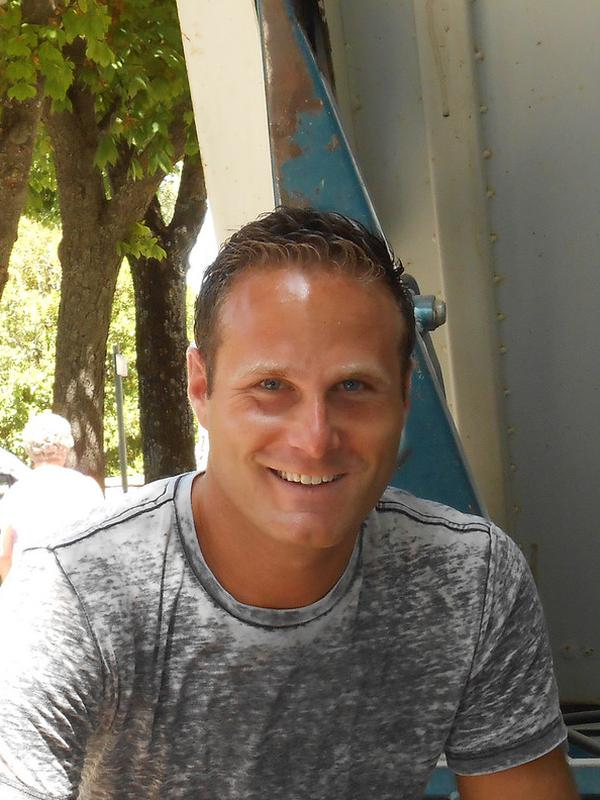
%> input picture dataset1/1803241220-00000379.jpg, 600 x 800 px
$ octave rgb_hsv_threshold.m   (GNU Octave 9; MATLAB toolbox functions it lacks are replaced by stand-ins)
%> lines starting %> are read from the running program, lines starting %| are printed output that depends on the picture; in (x1, y1, x2, y2) boxes, pixels count from 0 and x2, y2 are one past the last pixel; in counts of white or black regions, pixels touching at a corner belong together; the program's own positions count from 1
clc; close all; clear;

% List of image filenames
% imageFiles = {'photo_5.jpg', 'photo_10.jpg', '1803191139-00001033.jpg', '1803191139-00000036.jpg'};
imageFiles = {'1803241220-00000379.jpg', '1803241220-00000455.jpg', '1803242348-00000223.jpg', '1803242348-00000303.jpg'};

% Parameters for hue thresholding (adjust these values as needed)
hueLower = 0.01; % Lower bound of hue for skin
hueUpper = 0.1;  % Upper bound of hue for skin

for i = 1:length(imageFiles)
    % Read the image
    img = imread(imageFiles{i});
%> img is the input picture: size 800x600x3 uint8; mean R, G, B 119.9, 110.2, 92.7
    imgHSV = rgb2hsv(img);
%> imgHSV: size 800x600x3 double; mean H, S, V 0.133, 0.257, 0.476

    % Step 1: Apply Hue-based Thresholding
    hue = imgHSV(:,:,1);
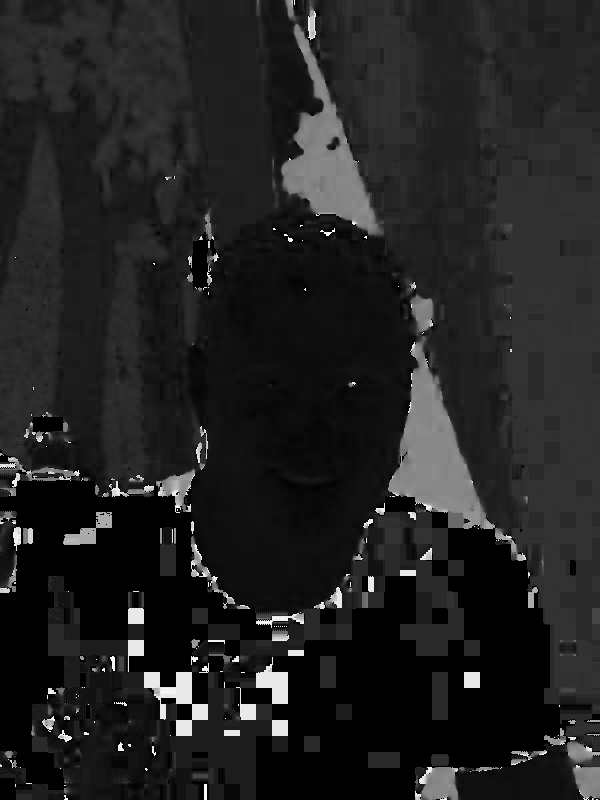
%> hue: size 800x600 double; min 0, max 0.996, mean 0.133
    hueMask = (hue >= hueLower) & (hue <= hueUpper);
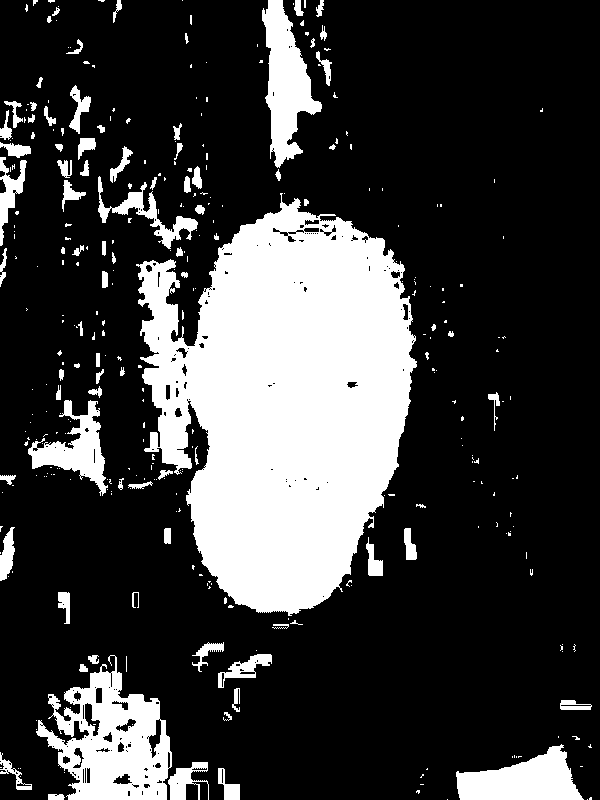
%> hueMask: size 800x600 logical; 23.7% white; 342 white regions (254 under 20 px), largest, box (x1, y1, x2, y2) and area: (136, 193, 417, 616) 77917, (36, 655, 172, 800) 10296, (262, 0, 322, 168) 5010

    % Step 2: Identify the Regions and Calculate RGB Thresholds
    maskedImg = img .* uint8(repmat(hueMask, [1, 1, 3]));

    % Get the pixels from the original RGB image that fall within the mask
    skinPixelsR = img(:,:,1);
    skinPixelsG = img(:,:,2);
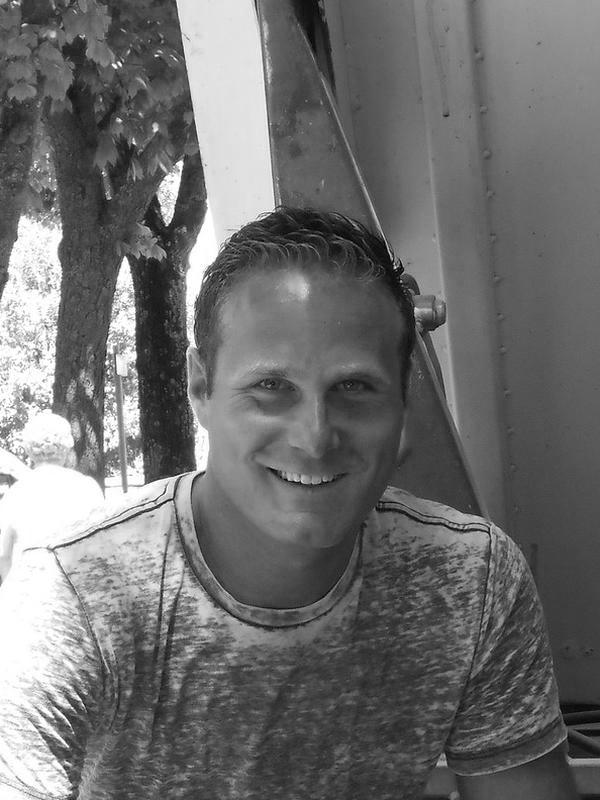
%> skinPixelsG: size 800x600 uint8; min 0, max 255, mean 110.2
    skinPixelsB = img(:,:,3);
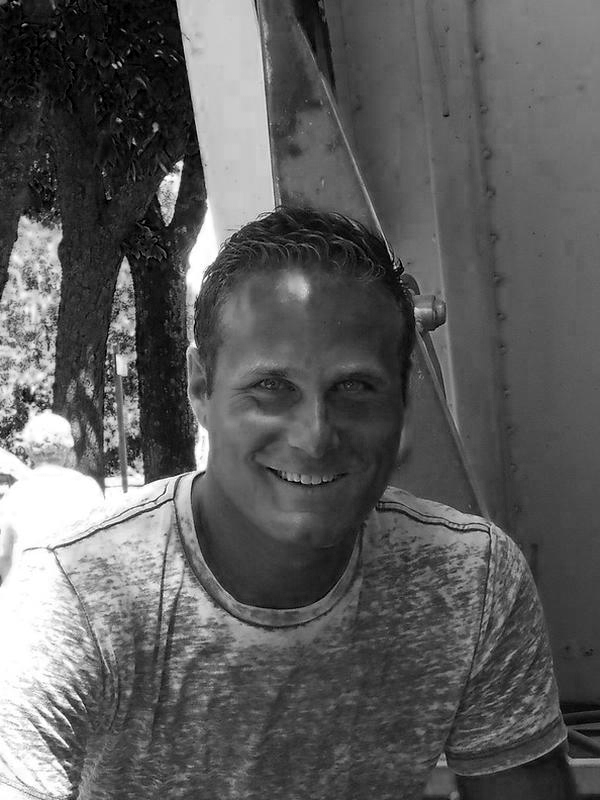
%> skinPixelsB: size 800x600 uint8; min 0, max 255, mean 92.7

    % Only keep values within the hue mask for calculating thresholds
    skinPixelsR = double(skinPixelsR(hueMask));
    skinPixelsG = double(skinPixelsG(hueMask));
    skinPixelsB = double(skinPixelsB(hueMask));

    % Calculate mean and standard deviation of each RGB channel
    meanR = mean(skinPixelsR); stdR = std(skinPixelsR);
%> after `meanR = mean(skinPixelsR)`: meanR = 127.1
%> after `stdR = std(skinPixelsR)`: stdR = 51.46
    meanG = mean(skinPixelsG); stdG = std(skinPixelsG);
%> after `meanG = mean(skinPixelsG)`: meanG = 89.87
%> after `stdG = std(skinPixelsG)`: stdG = 40.09
    meanB = mean(skinPixelsB); stdB = std(skinPixelsB);
%> after `meanB = mean(skinPixelsB)`: meanB = 68.69
%> after `stdB = std(skinPixelsB)`: stdB = 38.46

    % Define RGB thresholds based on the mean ± standard deviation
    rMin = meanR - stdR; rMax = meanR + stdR;
%> after `rMin = meanR - stdR`: rMin = 75.64
%> after `rMax = meanR + stdR`: rMax = 178.6
    gMin = meanG - stdG; gMax = meanG + stdG;
%> after `gMin = meanG - stdG`: gMin = 49.78
%> after `gMax = meanG + stdG`: gMax = 130
    bMin = meanB - stdB; bMax = meanB + stdB;
%> after `bMin = meanB - stdB`: bMin = 30.24
%> after `bMax = meanB + stdB`: bMax = 107.1

    % Step 3: Apply Global RGB Thresholding
    redMask = (img(:,:,1) >= rMin) & (img(:,:,1) <= rMax);
%> redMask: size 800x600 logical; 55.7% white; 1527 black regions (1422 under 20 px), largest, box (x1, y1, x2, y2) and area: (0, 0, 600, 800) 184129, (60, 34, 131, 232) 5533, (116, 614, 198, 773) 4090
    greenMask = (img(:,:,2) >= gMin) & (img(:,:,2) <= gMax);
%> greenMask: size 800x600 logical; 69.2% white; 1836 black regions (1701 under 20 px), largest, box (x1, y1, x2, y2) and area: (0, 0, 319, 800) 99892, (483, 0, 600, 114) 10197, (255, 148, 460, 435) 9465
    blueMask = (img(:,:,3) >= bMin) & (img(:,:,3) <= bMax);
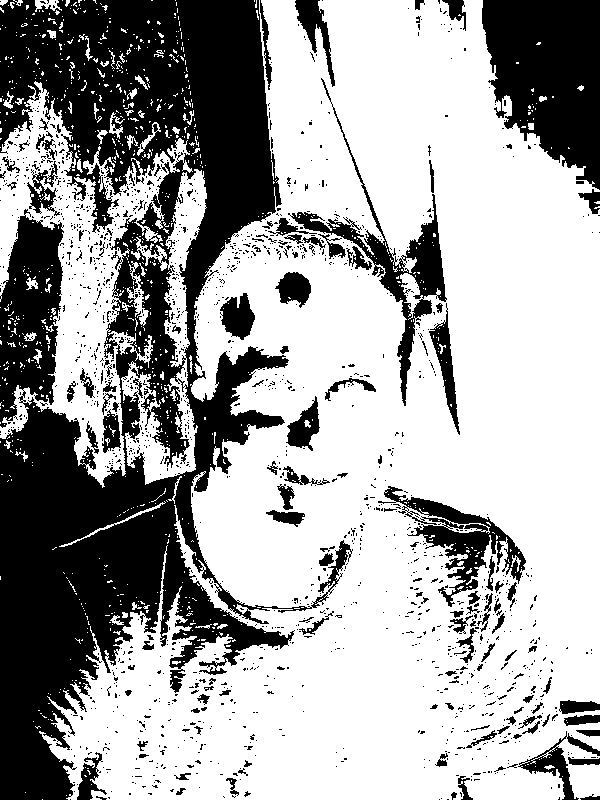
%> blueMask: size 800x600 logical; 64.5% white; 1592 black regions (1453 under 20 px), largest, box (x1, y1, x2, y2) and area: (0, 0, 353, 800) 121756, (482, 0, 600, 190) 16053, (288, 78, 447, 406) 5689
    rgbMask = redMask & greenMask & blueMask;
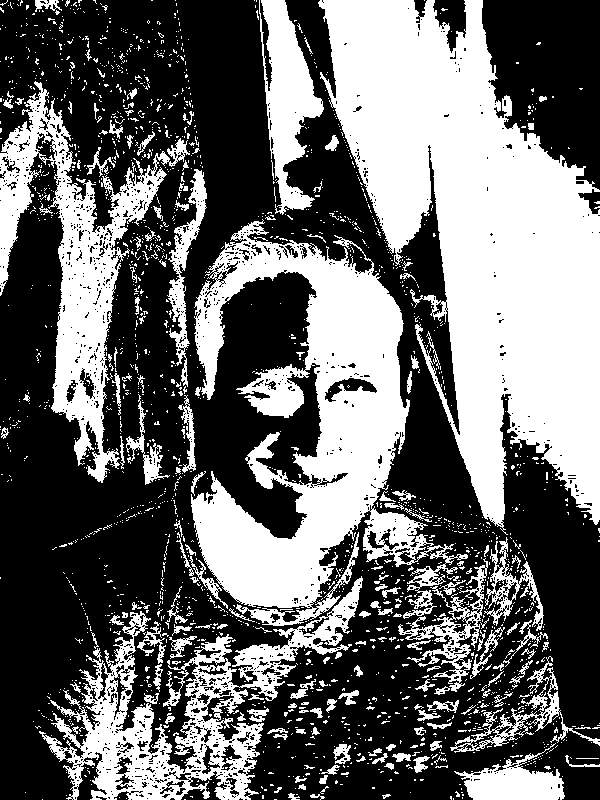
%> rgbMask: size 800x600 logical; 41% white; 2057 white regions (1879 under 20 px), largest, box (x1, y1, x2, y2) and area: (318, 0, 600, 535) 78532, (191, 219, 468, 626) 44946, (39, 576, 363, 800) 18919

    % Step 4: Final Skin Mask Combining Hue and RGB Thresholds
    finalSkinMask = hueMask & rgbMask;
%> finalSkinMask: size 800x600 logical; 13.4% white; 655 white regions (568 under 20 px), largest, box (x1, y1, x2, y2) and area: (191, 219, 410, 608) 40292, (71, 663, 172, 800) 5727, (263, 0, 322, 168) 4825

    % Step 5: Morphological Operations to Refine the Mask
    % Fill holes in the mask
    refinedMask = imfill(finalSkinMask, 'holes');
%> refinedMask: size 800x600 logical; 14.1% white; 647 white regions (559 under 20 px), largest, box (x1, y1, x2, y2) and area: (191, 219, 410, 608) 42228, (71, 663, 172, 800) 6759, (263, 0, 322, 168) 4839
    % Remove small objects (noise)
    refinedMask = bwareaopen(refinedMask, 300); % Minimum pixel area can be adjusted
    % Smooth edges using morphological closing
    se = strel('disk', 5); % Structuring element, can be adjusted
    refinedMask = imclose(refinedMask, se);
%> refinedMask: size 800x600 logical; 13.5% white; 7 white regions, largest, box (x1, y1, x2, y2) and area: (191, 219, 410, 608) 44291, (39, 663, 206, 800) 9808, (263, 0, 322, 168) 4966

    % Step 6: Display the Results
    figure;
    subplot(1, 3, 1); imshow(img); title('Original Image');
    subplot(1, 3, 2); imshow(finalSkinMask); title('Before Morphological Operations');
    subplot(1, 3, 3); imshow(refinedMask); title('After Morphological Operations');

    % Optional: Apply final refined mask to the image for visualization
    segmentedSkin = img .* uint8(repmat(refinedMask, [1, 1, 3]));
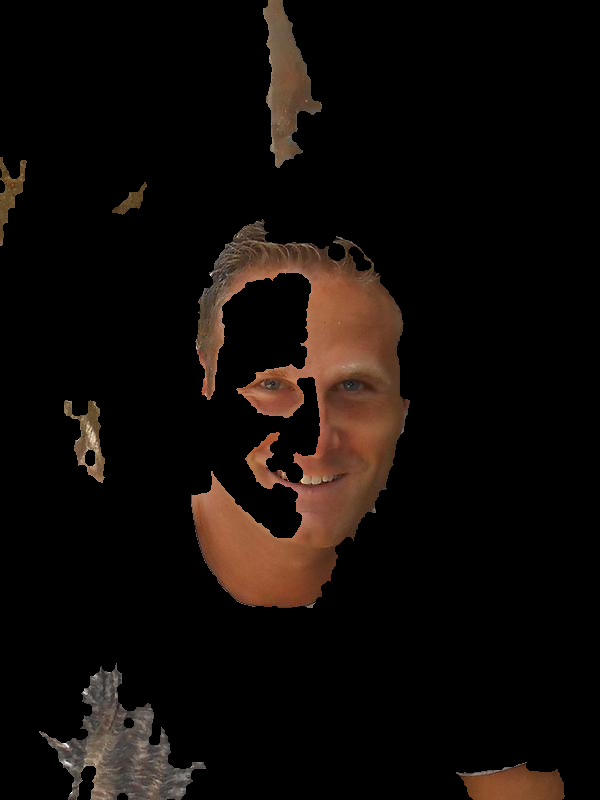
%> segmentedSkin: size 800x600x3 uint8; mean R, G, B 16.6, 11.1, 8.1
    figure; imshow(segmentedSkin); title('Segmented Skin Region (Refined)');
end
%> pass 2 of the loop `for i = 1:length(imageFiles)`:
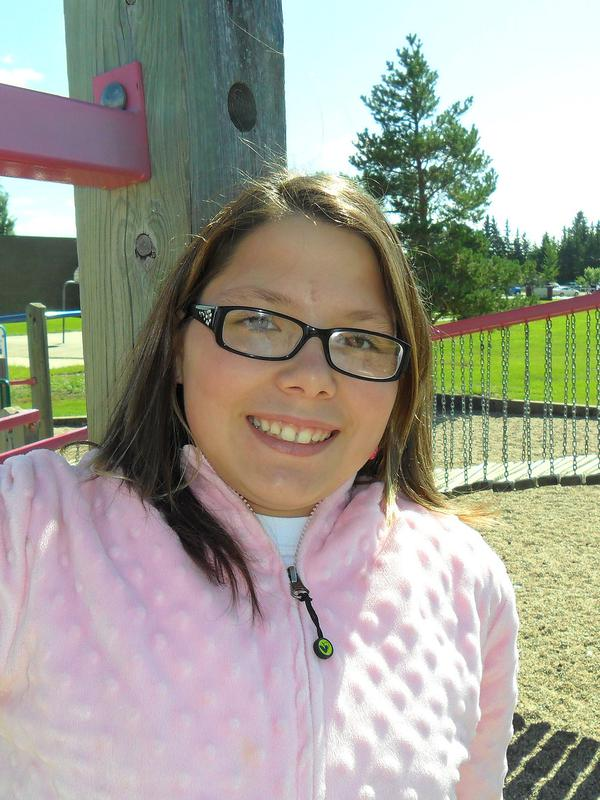
%> input picture dataset1/1803241220-00000455.jpg, 600 x 800 px
%> img is the input picture: size 800x600x3 uint8; mean R, G, B 161.2, 159.3, 148.1
%> imgHSV: size 800x600x3 double; mean H, S, V 0.43, 0.213, 0.669
%> hueMask: size 800x600 logical; 13.8% white; 328 white regions (254 under 20 px), largest, box (x1, y1, x2, y2) and area: (149, 219, 417, 593) 50950, (0, 627, 76, 800) 3311, (465, 704, 508, 774) 1302
%> `skinPixelsB = img(:,:,3);`:
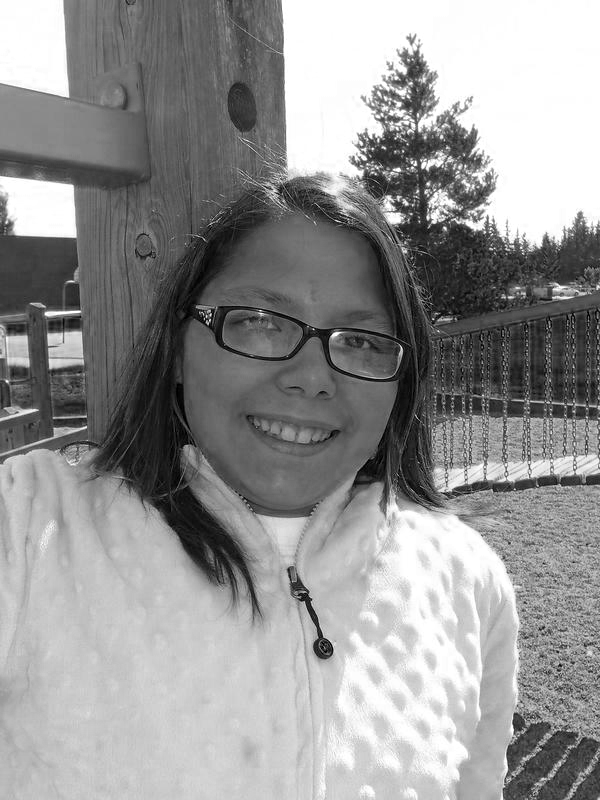
%> skinPixelsB: size 800x600 uint8; min 0, max 255, mean 148.1
%> meanR = 147.7
%> stdR = 51.27
%> meanG = 120.8
%> stdG = 48.71
%> meanB = 100.2
%> stdB = 49.73
%> rMin = 96.45
%> rMax = 199
%> gMin = 72.08
%> gMax = 169.5
%> bMin = 50.45
%> bMax = 149.9
%> redMask: size 800x600 logical; 39.9% white; 1523 white regions (1377 under 20 px), largest, box (x1, y1, x2, y2) and area: (0, 0, 600, 743) 149424, (0, 653, 70, 800) 4465, (458, 691, 600, 800) 4094
%> greenMask: size 800x600 logical; 42% white; 1377 white regions (1316 under 20 px), largest, box (x1, y1, x2, y2) and area: (0, 0, 600, 704) 185524, (502, 720, 600, 800) 3037, (222, 310, 303, 357) 2892
%> blueMask: size 800x600 logical; 41.6% white; 802 white regions (753 under 20 px), largest, box (x1, y1, x2, y2) and area: (0, 0, 600, 626) 176804, (503, 595, 600, 800) 11497, (222, 309, 303, 358) 2950
%> rgbMask: size 800x600 logical; 22.8% white; 2961 white regions (2801 under 20 px), largest, box (x1, y1, x2, y2) and area: (70, 181, 468, 626) 38605, (0, 161, 201, 456) 17822, (196, 144, 392, 336) 16122
%> finalSkinMask: size 800x600 logical; 9.2% white; 202 white regions (171 under 20 px), largest, box (x1, y1, x2, y2) and area: (182, 319, 398, 521) 26164, (202, 223, 392, 336) 12373, (332, 332, 389, 379) 1055
%> `segmentedSkin = img .* uint8(repmat(refinedMask, [1, 1, 3]));`:
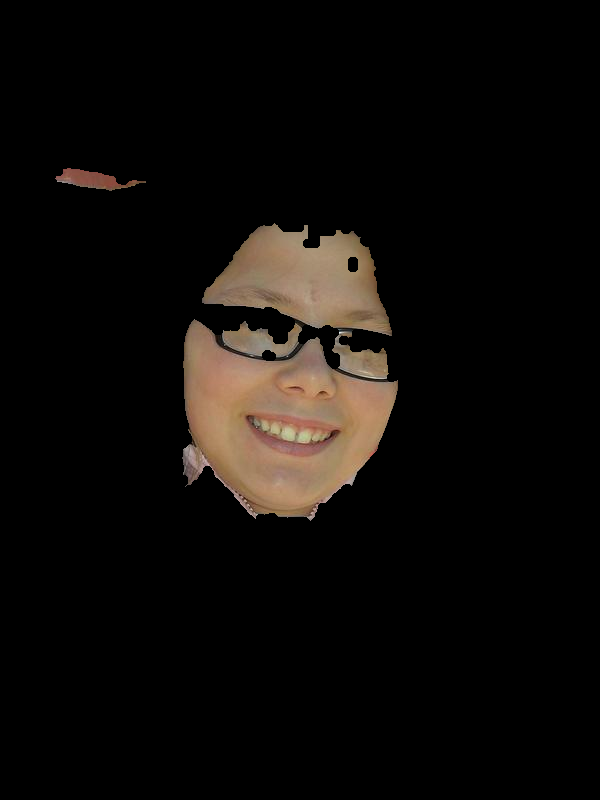
%> segmentedSkin: size 800x600x3 uint8; mean R, G, B 14.8, 11.7, 9.2
%> pass 3 of the loop `for i = 1:length(imageFiles)`:
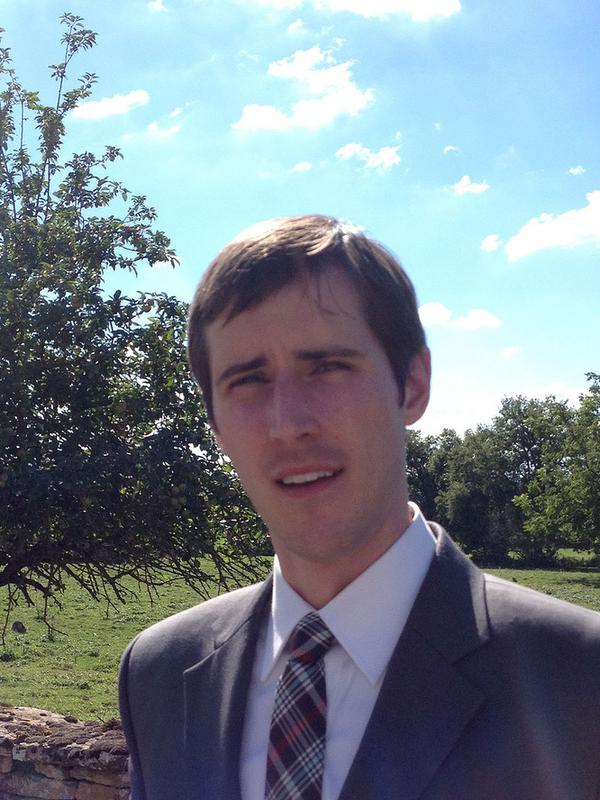
%> input picture dataset1/1803242348-00000223.jpg, 600 x 800 px
%> img is the input picture: size 800x600x3 uint8; mean R, G, B 121.8, 133.3, 142.9
%> imgHSV: size 800x600x3 double; mean H, S, V 0.581, 0.254, 0.583
%> hueMask: size 800x600 logical; 1.3% white; 233 white regions (206 under 20 px), largest, box (x1, y1, x2, y2) and area: (213, 218, 336, 276) 2111, (0, 704, 118, 740) 1658, (250, 481, 282, 525) 782
%> `skinPixelsB = img(:,:,3);`:
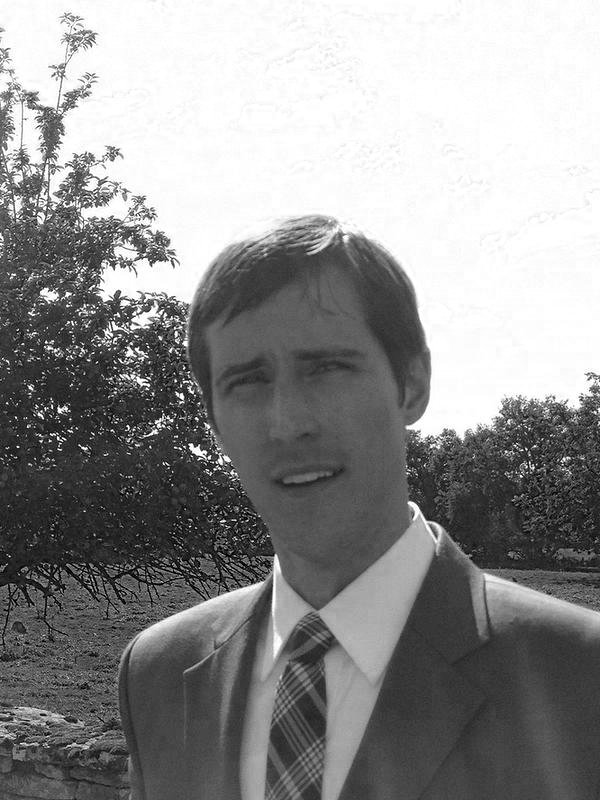
%> skinPixelsB: size 800x600 uint8; min 0, max 255, mean 142.9
%> `skinPixelsR = double(skinPixelsR(hueMask));`: skinPixelsR = 6265 values, max 255 at index 165, min 2 at index 1174, mean 163.3
%> `skinPixelsG = double(skinPixelsG(hueMask));`: skinPixelsG = 6265 values, max 254 at index 1865, min 1 at index 1174, mean 143.7
%> `skinPixelsB = double(skinPixelsB(hueMask));`: skinPixelsB = 6265 values, max 253 at index 1865, min 0 at index 331, mean 136.6
%> meanR = 163.3
%> stdR = 57.38
%> meanG = 143.7
%> stdG = 59.21
%> meanB = 136.6
%> stdB = 58.08
%> rMin = 105.9
%> rMax = 220.7
%> gMin = 84.49
%> gMax = 202.9
%> bMin = 78.54
%> bMax = 194.7
%> redMask: size 800x600 logical; 49% white; 1960 white regions (1862 under 20 px), largest, box (x1, y1, x2, y2) and area: (0, 0, 600, 800) 221266, (501, 368, 600, 428) 1252, (224, 621, 249, 704) 522
%> greenMask: size 800x600 logical; 21.4% white; 1713 white regions (1580 under 20 px), largest, box (x1, y1, x2, y2) and area: (0, 215, 600, 800) 75665, (0, 12, 176, 278) 10176, (4, 254, 105, 308) 1218
%> blueMask: size 800x600 logical; 28.1% white; 1953 white regions (1814 under 20 px), largest, box (x1, y1, x2, y2) and area: (0, 216, 600, 800) 102427, (0, 30, 176, 278) 10809, (0, 254, 116, 319) 2170
%> rgbMask: size 800x600 logical; 15.4% white; 3168 white regions (3026 under 20 px), largest, box (x1, y1, x2, y2) and area: (0, 294, 600, 800) 49137, (180, 216, 408, 343) 3349, (388, 344, 484, 456) 1245
%> finalSkinMask: size 800x600 logical; 0.81% white; 128 white regions (113 under 20 px), largest, box (x1, y1, x2, y2) and area: (213, 219, 333, 276) 1310, (0, 706, 92, 740) 1012, (252, 481, 282, 525) 695
%> `refinedMask = imfill(finalSkinMask, 'holes');`:
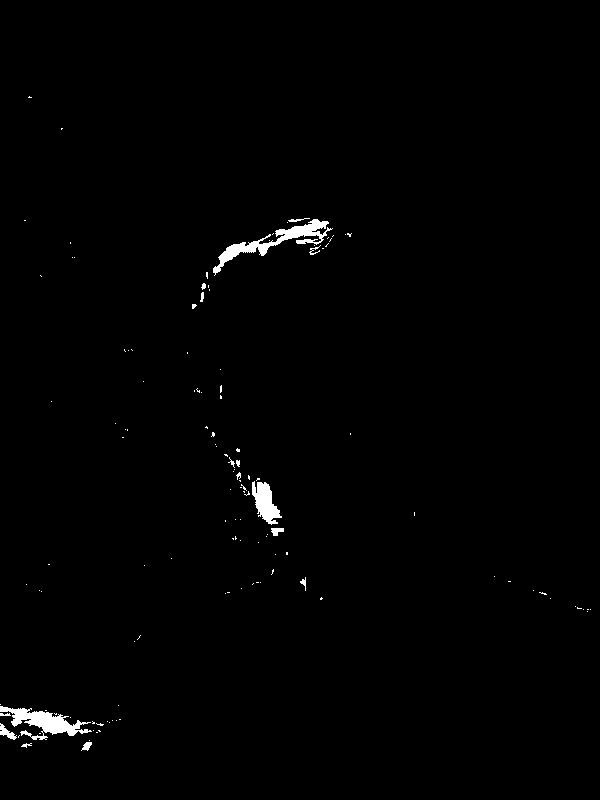
%> refinedMask: size 800x600 logical; 0.87% white; 128 white regions (112 under 20 px), largest, box (x1, y1, x2, y2) and area: (213, 219, 333, 276) 1361, (0, 706, 92, 740) 1222, (252, 481, 282, 525) 714
%> the loop made 4 passes; the first 3 are shown
